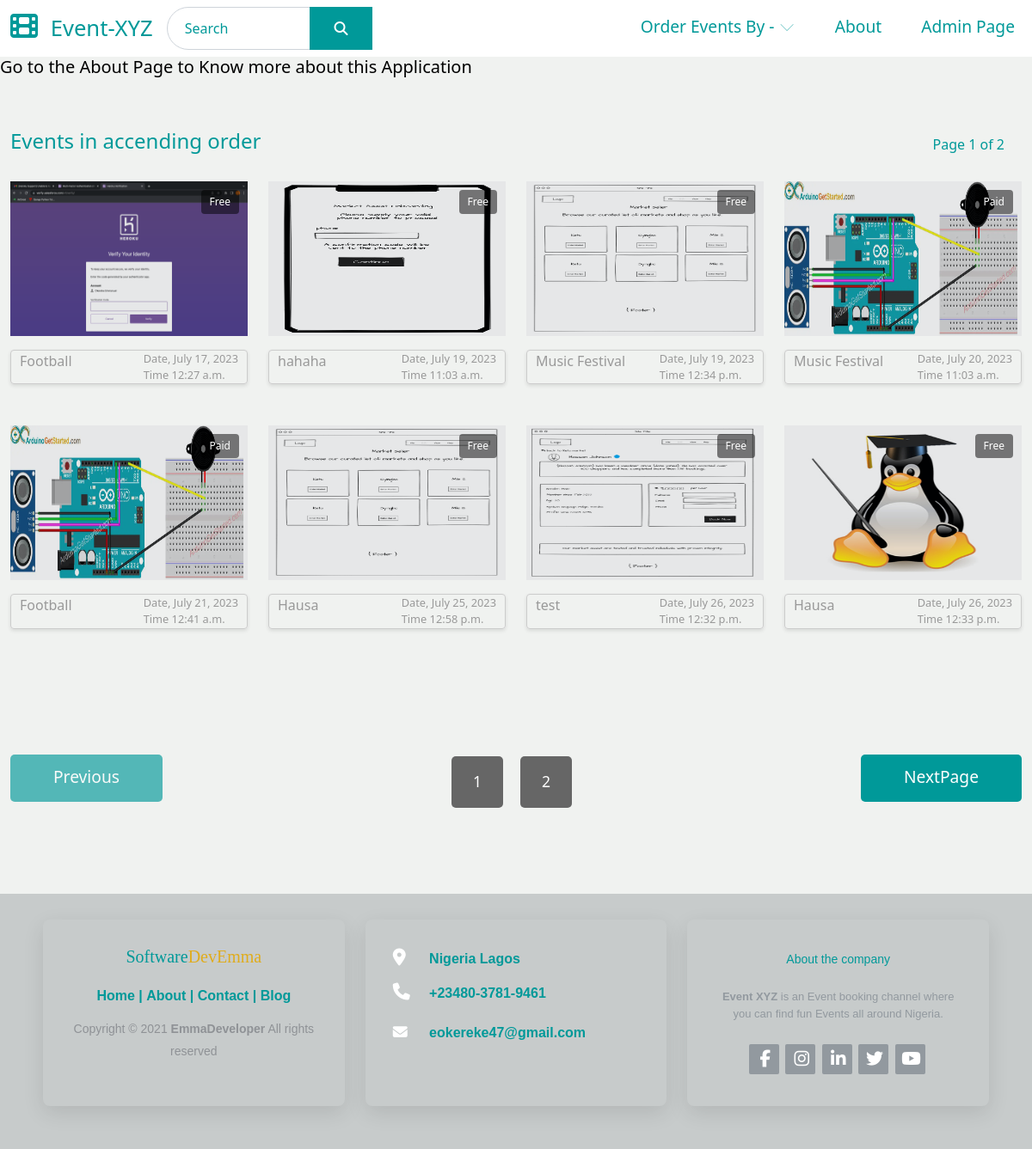
Screenshot of /accend-date/ with the database file from the repository.
### AdminSection/models.py (models this page shows, shortened)
class Event(models.Model):
    event_name = models.CharField(max_length=100)
    location = models.CharField(max_length=100)
    price = models.CharField(max_length=100, blank=True, null=True,)
    space_capacity = models.IntegerField(blank=True, null=True,)
    description = models.TextField(max_length=5000, blank=True, null=True,)
    event_date = models.DateField(null=True, blank=True)
    event_time = models.TimeField(null=True, blank=True)
    event_end_date = models.DateTimeField(null=True, blank=True)
    bookings = models.IntegerField(default=0)
    slot_left = models.IntegerField(default=0)
    header_images = models.ImageField(null=True, blank=True, upload_to="images/")
    is_cancelled = models.BooleanField(default=False)

### UserSection/views.py (the view)
# urls.py: path("accend-date/", DateAccendView.as_view(), name="order_by_date_accend"),
class DateAccendView(ListView):
    model = Event
    template_name = "eventAccending.html"
    ordering = 'event_date'
    paginate_by = 8

### UserSection/templates/eventAccending.html (shortened to what this page needs)
{%extends 'home.html' %}
{%block accending%}
{% load static %}
<div class="container-fluid tm-container-content tm-mt-60">
    <div class="row mb-4">
        <h4 class="col-6 tm-text-primary">
            Events in accending order
        </h4>
        <div class="col-6 d-flex justify-content-end align-items-center">
            <div class="tm-text-pagination mr-8 ">
                Page
                {% for i in paginator.page_range %}
                    {% if page_obj.number == i %}
                    {{i}}
                    of {{ page_obj.paginator.num_pages }}
                {%endif%}
                {%endfor%}
            </div>
        </div>
    </div>
    <div class="row tm-mb-90 tm-gallery">
        {% for event in object_list %}
        <div class="col-xl-3 col-lg-4 col-md-6 col-sm-6 col-12 mb-5">
            <figure class="effect-ming tm-video-item">
                <img src="{{event.header_images.url}}" alt="Image" class="img-fluid">
                <figcaption class="d-flex align-items-center justify-content-center">
                </figcaption>
                {%if event.price%}
                <div class="box-text">Paid</div>
                {%else%}
                <div class="box-text">Free</div>
                {%endif%}
            </figure>
            <div class="d-flex justify-content-between tm-text-gray bordered-box">
                <span class="tm-text-gray">{{event.event_name}}</span>
                <div class="costs">
                    <span>Date, {{event.event_date}}</span>
                    <span>Time {{event.event_time}}</span>
                </div>
            </div>
        </div>
        {%endfor%}
    </div>
    <div class="row tm-mb-90">
        <div class="col-12 d-flex justify-content-between align-items-center tm-paging-col">
             {% if is_paginated %}
                {% if page_obj.has_previous %}
                    <a href="?page={{ page_obj.previous_page_number }}" class="btn btn-primary tm-btn-prev mb-2">Previous</a>
                {% else %}
                    <a href="javascript:void(0);" class="btn btn-primary tm-btn-prev mb-2 disabled">Previous</a>
                {% endif %}
                    <div class="tm-paging d-flex">
                        {% for i in paginator.page_range %}
                            {% if page_obj.number == i %}
                                <a class="active tm-paging-link">{{i}}</a>
                            {% elif i > page_obj.number|add:-3 and i < page_obj.number %}
                                <a href="?page={{i}}" class="tm-paging-link">{{i}}</a>
                            {%elif page_obj.has_next %}
                                {% if page_obj.next_page_number == page_obj.paginator.num_pages %}
                                    <a class="active tm-paging-link" href="?page={{ page_obj.paginator.num_pages }}">{{ page_obj.paginator.num_pages }}</a>
                                    {%else%}
                                    {% if i > page_obj.number and i < page_obj.number|add:3 %}
                                        <a class="tm-paging-link" href="?page={{ i }}">{{ i }}</a>
                                    {% endif %}
                                {%endif%}
                            {% endif %}
                        {% endfor %}
                    </div>
                    {% if page_obj.has_next %}
                        <a href="?page={{ page_obj.next_page_number }}" class="btn btn-primary tm-btn-prev mb-2 ">NextPage</a>
                    {% else %}
                        <a href="javascript:void(0);" class="btn btn-primary tm-btn-prev mb-2 disabled">NextPage</a>
                    {% endif %}
            {% endif %}
        </div>
    </div>
</div>
{%endblock%}

### static/css/user-home.css (style rules this page uses)
:root { --orange:#ff7800; --black:#130f40; --light-color:#666; --green:#132a09; --tgreen:#477b78; --light-green:rgb(48, 251, 12); --box-shadow:0 .5rem 1.5rem rgba(0,0,0,.1); --border:.2rem solid rgba(0,0,0,.1); --outline:.1rem solid rgba(0,0,0,.1); --outline-hover:.2rem solid var(--black); --background: #f0f2f0; --hover: #666666; --dark: #232323; --pure: #fff; --smoke: white; --dark-gray: #999; }
body { background: var(--background); }
.costs { display: grid; font-size: 0.8rem; }
.bordered-box { border: 1px solid #ccc; box-shadow: 0 2px 4px rgba(0, 0, 0, 0.1); padding-right: 10px; padding-left: 10px; border-radius: 4px; }
.effect-ming { position: relative; }
.box-text { position: absolute; top: 10px; right: 10px; background-color: rgba(0, 0, 0, 0.5); color: #fff; padding: 5px 10px; border-radius: 4px; font-size: 12px; }
.effect-ming img { width: 100%; height: auto; }
p, .tm-text-gray { color: #999; }
.tm-video-item { position: relative; overflow: hidden; text-align: center; cursor: pointer; }
.tm-video-item img { position: relative; display: block; min-height: 100%; max-width: 100%; opacity: 0.8; }
.tm-video-item figcaption { padding: 2em; color: #fff; text-transform: uppercase; font-size: 1.25em; -webkit-backface-visibility: hidden; backface-visibility: hidden; }
.tm-video-item figcaption::before, .tm-video-item figcaption::after { pointer-events: none; }
.tm-video-item figcaption, .tm-video-item figcaption > a { position: absolute; top: 0; left: 0; width: 100%; height: 100%; }
.tm-paging-link { display: flex; justify-content: center; align-items: center; width: 60px; height: 60px; font-size: 1.1rem; color: #999; background-color: #EEEEEE; margin: 10px; border-radius: 5px; text-decoration: none; transition: all 0.3s ease; }
.tm-paging-link:hover, .tm-paging-link.active { background-color: var(--hover); color: #fff; }
a { text-decoration: none; transition: all 0.3s ease; }
.container-fluid { max-width: 1770px; }
.btn { border-radius: 0; }
.btn-primary { background-color: #009999; border: 0; border-radius: 5px; padding: 12px 50px 14px; font-size: 1.2rem; }
.btn-primary.disabled, .btn-primary:disabled { background-color: #009999; pointer-events: all; cursor: not-allowed; }
.tm-mt-60 { margin-top: 60px; }
.tm-mb-90 { margin-bottom: 90px; }
.tm-text-primary { color: #009999; }
.tm-text-pagination { color: #009999; padding-right: 20px; }
figure.effect-ming { background: #030c17; }
figure.effect-ming img { opacity: 0.9; -webkit-transition: opacity 0.35s; transition: opacity 0.35s; height: 180px; }
figure.effect-ming figcaption::before { position: absolute; top: 30px; right: 30px; bottom: 30px; left: 30px; border: 2px solid #fff; box-shadow: 0 0 0 30px rgba(255,255,255,0.2); content: ''; opacity: 0; -webkit-transition: opacity 0.35s, -webkit-transform 0.35s; transition: opacity 0.35s, transform 0.35s; -webkit-transform: scale3d(1.4,1.4,1); transform: scale3d(1.4,1.4,1); }

### rows the page displays
Event: header_images (picture), shows "Free", event_name "Football", event_date "July 17, 2023", event_time "12:27 a.m."
Event: header_images (picture), shows "Free", event_name "hahaha", event_date "July 19, 2023", event_time "11:03 a.m."
Event: header_images (picture), shows "Free", event_name "Music Festival", event_date "July 19, 2023", event_time "12:34 p.m."
Event: header_images (picture), price "Paid", event_name "Music Festival", event_date "July 20, 2023", event_time "11:03 a.m."
Event: header_images (picture), price "Paid", event_name "Football", event_date "July 21, 2023", event_time "12:41 a.m."
Event: header_images (picture), shows "Free", event_name "Hausa", event_date "July 25, 2023", event_time "12:58 p.m."
Event: header_images (picture), shows "Free", event_name "test", event_date "July 26, 2023", event_time "12:32 p.m."
Event: header_images (picture), shows "Free", event_name "Hausa", event_date "July 26, 2023", event_time "12:33 p.m."

### other values shown
{{ i }} "1"
{{ page_obj.paginator.num_pages }} "2"
